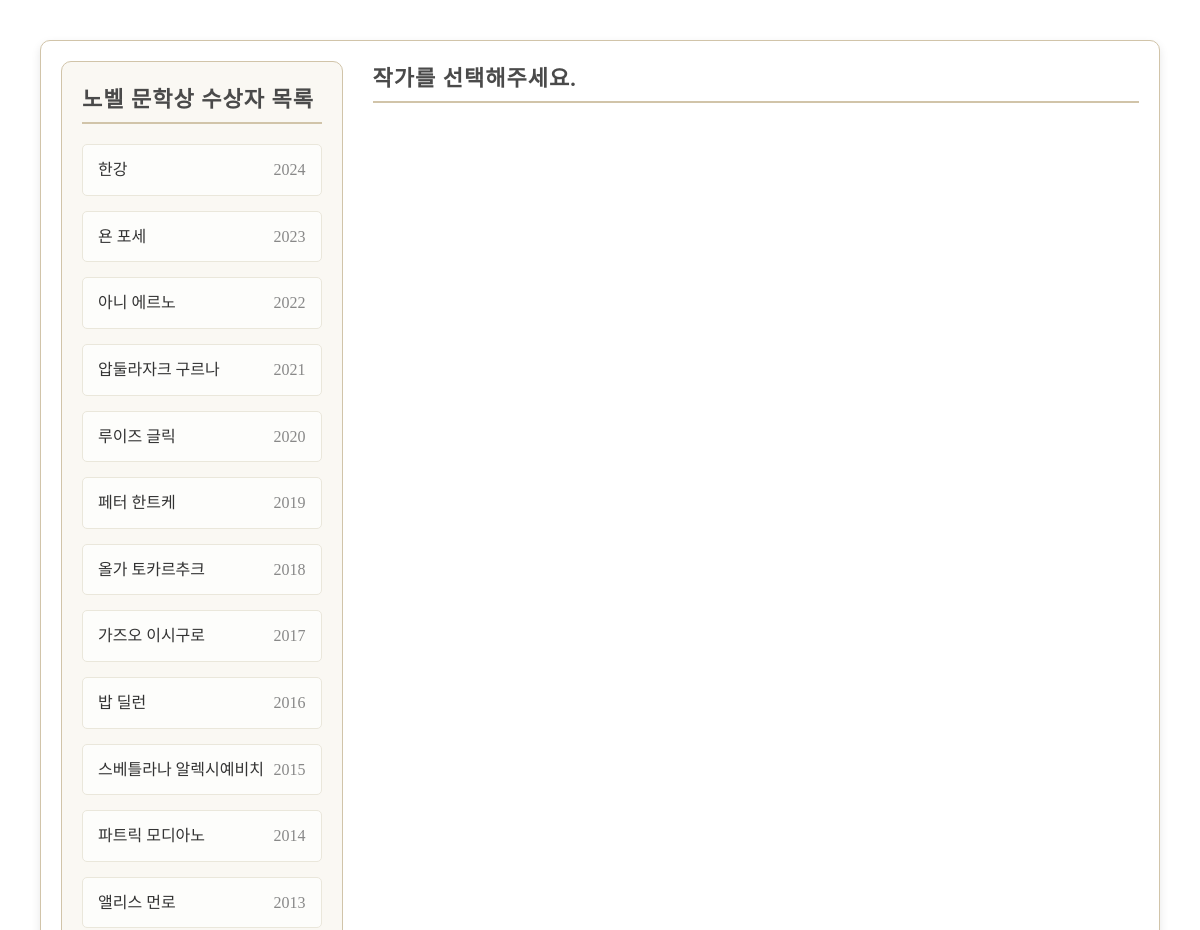
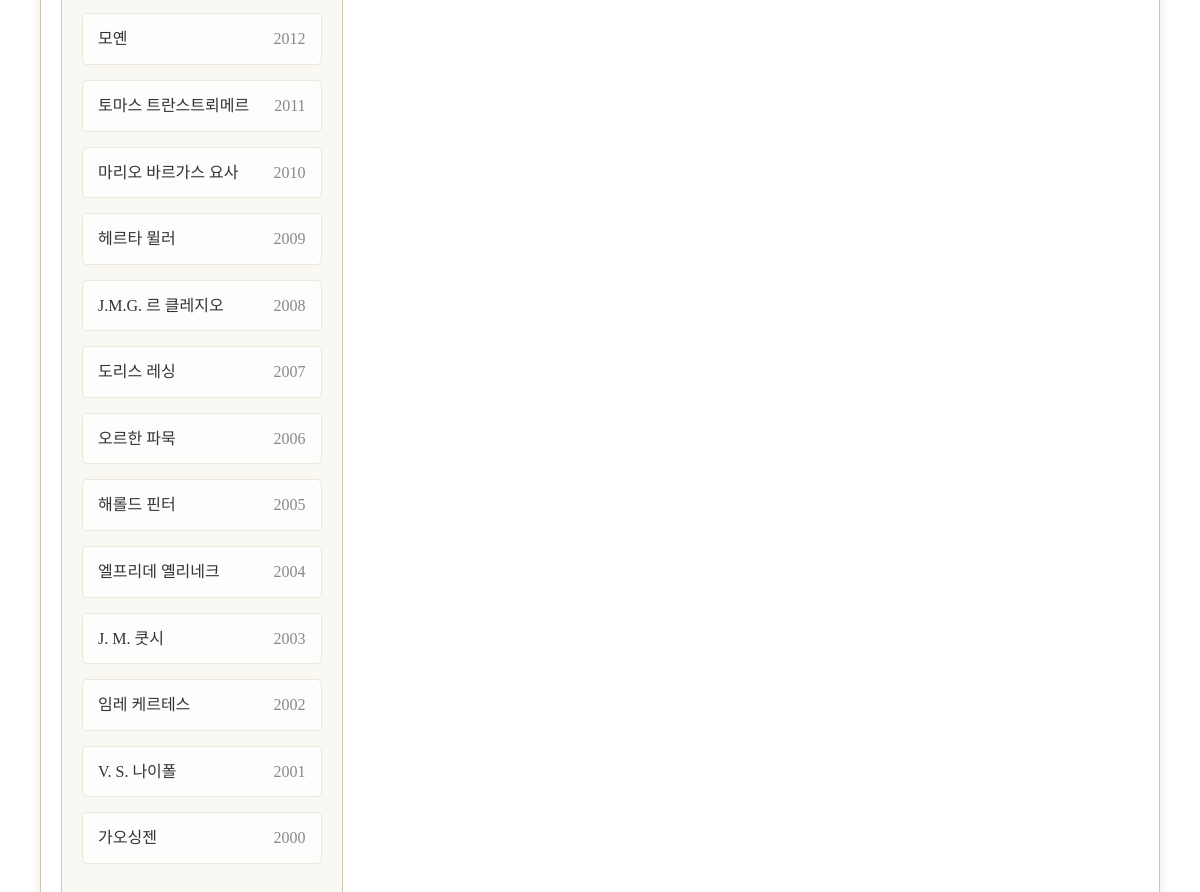
The page /books/ on the database its author committed (2 pictures, top to bottom).
### books/models.py (models this page shows, shortened)
class Author(models.Model):
    name = models.CharField(max_length=200)
    image = models.URLField(null=True)
    nominated_year = models.IntegerField(null=True)
    description = models.TextField(null=True)

### books/views.py (the view)
# urls.py: path('', views.author_list, name='book_list'),
def author_list(request):
    authors = Author.objects.all().order_by('-nominated_year')
    return render(request, 'books/book_list.html', {'authors': authors})

### books/templates/books/book_list.html (shortened to what this page needs)
<!DOCTYPE html>
<html lang="en">
<head>
</head>
<body>
    <div class="container">
        <div class="author-list">
            <h2>노벨 문학상 수상자 목록</h2>
            <ul>
                {% for author in authors %}
                    <li class="author-item" data-author-id="{{ author.id }}">
                        <span class="author-name">{{ author.name }}</span>
                        <span class="author-year">{{ author.nominated_year }}</span>
                    </li>
                {% endfor %}
            </ul>
        </div>
        <div class="contents">
            <h2 id="author-name">작가를 선택해주세요.</h2>
        </div>
    </div>
</body>
</html>

### books/templates/books/book_list.html (style rules this page uses)
* { margin: 0; padding: 0; box-sizing: border-box; }
body { //background-color: #dbd6d0; font-family: 'Noto Sans KR', serif; color: #333; line-height: 1.6; padding: 40px; }
h2 { font-size: 22px; color: #4a4a4a; margin-bottom: 20px; text-transform: uppercase; letter-spacing: 1px; border-bottom: 2px solid #d1c4a9; padding-bottom: 5px; }
.container { display: flex; gap: 30px; max-width: 1200px; margin: 0 auto; padding: 20px; background-color: #fff; border-radius: 10px; border: 1px solid #d1c4a9; box-shadow: 0 4px 10px rgba(0, 0, 0, 0.1); }
.contents { width: 900px; }
ul { list-style-type: none; padding: 0; }
.author-list { width: 30%; padding: 20px; background-color: #faf8f3; border-radius: 10px; border: 1px solid #d1c4a9; }
.author-item { display: flex; justify-content: space-between; padding: 12px 15px; margin-bottom: 15px; background-color: #fdfdfb; border: 1px solid #eae7db; border-radius: 5px; cursor: pointer; transition: background-color 0.3s, transform 0.2s; }
.author-name { flex-grow: 1; text-align: left; }
.author-year { text-align: right; color: #888; }
#author-name { overflow: hidden; white-space: nowrap; text-overflow: ellipsis; }

### rows shown on the page
Author: name "한강", nominated_year "2024"
Author: name "욘 포세", nominated_year "2023"
Author: name "아니 에르노", nominated_year "2022"
Author: name "압둘라자크 구르나", nominated_year "2021"
Author: name "루이즈 글릭", nominated_year "2020"
Author: name "페터 한트케", nominated_year "2019"
Author: name "올가 토카르추크", nominated_year "2018"
Author: name "가즈오 이시구로", nominated_year "2017"
Author: name "밥 딜런", nominated_year "2016"
Author: name "스베틀라나 알렉시예비치", nominated_year "2015"
Author: name "파트릭 모디아노", nominated_year "2014"
Author: name "앨리스 먼로", nominated_year "2013"
Author: name "모옌", nominated_year "2012"
Author: name "토마스 트란스트뢰메르", nominated_year "2011"
Author: name "마리오 바르가스 요사", nominated_year "2010"
Author: name "헤르타 뮐러", nominated_year "2009"
Author: name "J.M.G. 르 클레지오", nominated_year "2008"
Author: name "도리스 레싱", nominated_year "2007"
Author: name "오르한 파묵", nominated_year "2006"
Author: name "해롤드 핀터", nominated_year "2005"
Author: name "엘프리데 옐리네크", nominated_year "2004"
Author: name "J. M. 쿳시", nominated_year "2003"
Author: name "임레 케르테스", nominated_year "2002"
Author: name "V. S. 나이폴", nominated_year "2001"
Author: name "가오싱젠", nominated_year "2000"
